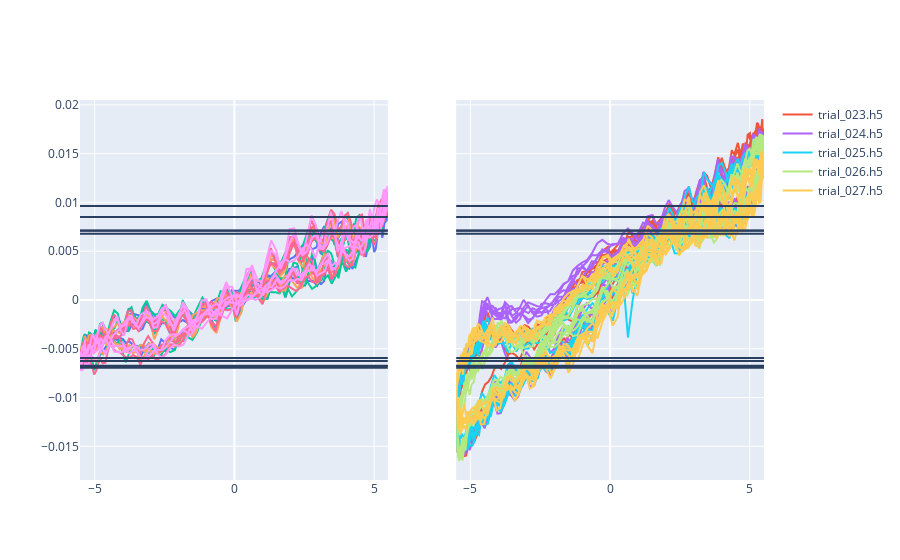

Here is the notebook cell this chart was saved with:
### Code cell
fig = make_subplots(rows=1, cols=2, shared_xaxes=True, shared_yaxes=True)
for r, data1 in enumerate(data):
    data1.plot_active_loop(fig, row=1, passive_name=None, active_name='{fn}')
fig

### Figure 1 — Plotly figure (JSON) as saved in the notebook; plotly's stock layout.template omitted (floating-point values rounded to 4 significant figures; data arrays with more than 128 entries replaced by an {"elided": "..."} marker saying what was removed)
{"data": [{"showlegend": false, "type": "scatter", "x": {"elided": "574 float values"}, "xaxis": "x", "y": {"elided": "574 float values"}, "yaxis": "y"}, {"name": "trial_023.h5", "showlegend": true, "type": "scatter", "x": {"elided": "1326 float values"}, "xaxis": "x2", "y": {"elided": "1326 float values"}, "yaxis": "y2"}, {"showlegend": false, "type": "scatter", "x": {"elided": "574 float values"}, "xaxis": "x", "y": {"elided": "574 float values"}, "yaxis": "y"}, {"name": "trial_024.h5", "showlegend": true, "type": "scatter", "x": {"elided": "1326 float values"}, "xaxis": "x2", "y": {"elided": "1326 float values"}, "yaxis": "y2"}, {"showlegend": false, "type": "scatter", "x": {"elided": "574 float values"}, "xaxis": "x", "y": {"elided": "574 float values"}, "yaxis": "y"}, {"name": "trial_025.h5", "showlegend": true, "type": "scatter", "x": {"elided": "1326 float values"}, "xaxis": "x2", "y": {"elided": "1326 float values"}, "yaxis": "y2"}, {"showlegend": false, "type": "scatter", "x": {"elided": "569 float values"}, "xaxis": "x", "y": {"elided": "569 float values"}, "yaxis": "y"}, {"name": "trial_026.h5", "showlegend": true, "type": "scatter", "x": {"elided": "1331 float values"}, "xaxis": "x2", "y": {"elided": "1331 float values"}, "yaxis": "y2"}, {"showlegend": false, "type": "scatter", "x": {"elided": "578 float values"}, "xaxis": "x", "y": {"elided": "578 float values"}, "yaxis": "y"}, {"name": "trial_027.h5", "showlegend": true, "type": "scatter", "x": {"elided": "1322 float values"}, "xaxis": "x2", "y": {"elided": "1322 float values"}, "yaxis": "y2"}], "layout": {"shapes": [{"type": "line", "x0": 0, "x1": 1, "xref": "x domain", "y0": -0.006938, "y1": -0.006938, "yref": "y"}, {"type": "line", "x0": 0, "x1": 1, "xref": "x2 domain", "y0": -0.006938, "y1": -0.006938, "yref": "y2"}, {"type": "line", "x0": 0, "x1": 1, "xref": "x domain", "y0": 0.009625, "y1": 0.009625, "yref": "y"}, {"type": "line", "x0": 0, "x1": 1, "xref": "x2 domain", "y0": 0.009625, "y1": 0.009625, "yref": "y2"}, {"type": "line", "x0": 0, "x1": 1, "xref": "x domain", "y0": -0.006251, "y1": -0.006251, "yref": "y"}, {"type": "line", "x0": 0, "x1": 1, "xref": "x2 domain", "y0": -0.006251, "y1": -0.006251, "yref": "y2"}, {"type": "line", "x0": 0, "x1": 1, "xref": "x domain", "y0": 0.008504, "y1": 0.008504, "yref": "y"}, {"type": "line", "x0": 0, "x1": 1, "xref": "x2 domain", "y0": 0.008504, "y1": 0.008504, "yref": "y2"}, {"type": "line", "x0": 0, "x1": 1, "xref": "x domain", "y0": -0.006746, "y1": -0.006746, "yref": "y"}, {"type": "line", "x0": 0, "x1": 1, "xref": "x2 domain", "y0": -0.006746, "y1": -0.006746, "yref": "y2"}, {"type": "line", "x0": 0, "x1": 1, "xref": "x domain", "y0": 0.007132, "y1": 0.007132, "yref": "y"}, {"type": "line", "x0": 0, "x1": 1, "xref": "x2 domain", "y0": 0.007132, "y1": 0.007132, "yref": "y2"}, {"type": "line", "x0": 0, "x1": 1, "xref": "x domain", "y0": -0.006765, "y1": -0.006765, "yref": "y"}, {"type": "line", "x0": 0, "x1": 1, "xref": "x2 domain", "y0": -0.006765, "y1": -0.006765, "yref": "y2"}, {"type": "line", "x0": 0, "x1": 1, "xref": "x domain", "y0": 0.007104, "y1": 0.007104, "yref": "y"}, {"type": "line", "x0": 0, "x1": 1, "xref": "x2 domain", "y0": 0.007104, "y1": 0.007104, "yref": "y2"}, {"type": "line", "x0": 0, "x1": 1, "xref": "x domain", "y0": -0.005938, "y1": -0.005938, "yref": "y"}, {"type": "line", "x0": 0, "x1": 1, "xref": "x2 domain", "y0": -0.005938, "y1": -0.005938, "yref": "y2"}, {"type": "line", "x0": 0, "x1": 1, "xref": "x domain", "y0": 0.006783, "y1": 0.006783, "yref": "y"}, {"type": "line", "x0": 0, "x1": 1, "xref": "x2 domain", "y0": 0.006783, "y1": 0.006783, "yref": "y2"}], "title": {}, "xaxis": {"anchor": "y", "domain": [0, 0.45]}, "xaxis2": {"anchor": "y2", "domain": [0.55, 1]}, "yaxis": {"anchor": "x", "domain": [0, 1]}, "yaxis2": {"anchor": "x2", "domain": [0, 1], "matches": "y", "showticklabels": false}}}
